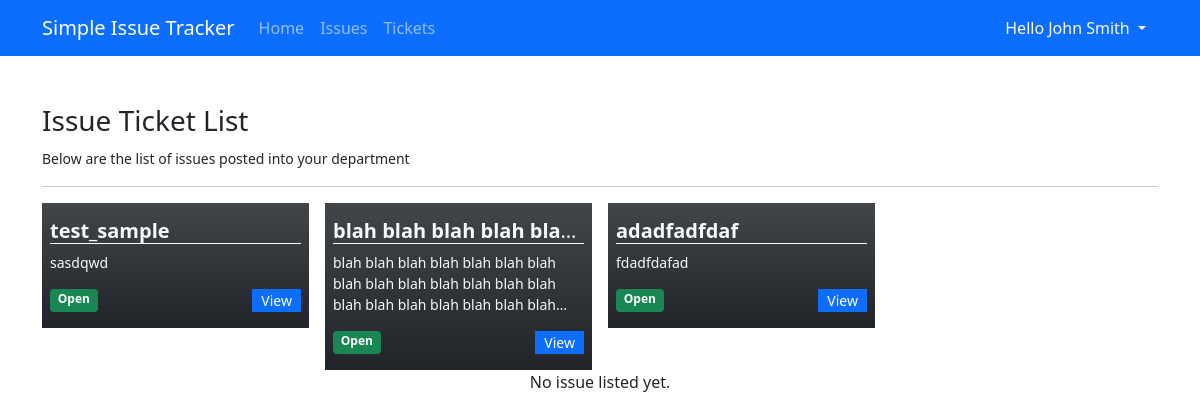
Page /?page=tickets (signed in) on the committed database.
### tables this page shows
CREATE TABLE issue_list (
            `issue_id` INTEGER PRIMARY KEY AUTOINCREMENT,
            `title` TEXT NOT NULL,
            `description` TEXT NOT NULL,
            `department_id` INTEGER NOT NULL,
            `user_id` INTEGER NOT NULL,
            `status` INTEGER NOT NULL DEFAULT 0,
            `date_created` TIMESTAMP DEFAULT CURRENT_TIMESTAMP,
            `date_updated` TIMESTAMP NULL
        );

### tickets.php (the view, shortened to what this page needs)
<h3>Issue Ticket List</h3>
<small>Below are the list of issues posted into your department</small>
<hr>
<div class="row gx-3 row-cols-4">
    <?php
        $sql = "SELECT i.*,u.fullname, d.name from issue_list i inner join department_list d on i.department_id = d.rowid inner join user_list u on i.user_id = u.user_id where i.department_id = '{$_SESSION['department_id']}' ORDER BY i.`status` asc, strftime('%s', i.date_created) desc";
        $qry = $conn->query($sql);
        while($row = $qry->fetchArray()):
    ?>
    <div class="col">
        <div class="w-100 bg-dark text-light bg-gradient opcaity-70 py-3 px-2">
            <h5 class="truncate-1 border-bottom border-light" title="<?php echo $row['title'] ?>"><b><?php echo $row['title'] ?></b></h5>
            <small class="truncate-3">
            <?php
                echo $row['description'];
            ?>
            </small>
            <div class="w-100 d-flex justify-content-between align-items-middle mt-3">
                <?php
                if($row['status'] == 0 ){
                    echo "<span class='w-auto badge bg-success'>Open</span>";
                }else{
                    echo "<span class='w-auto badge bg-danger'>Closed</span>";
                }
                ?>
                <a class="btn btn-sm btn-primary col-auto py-0 rounded-0" href="./?page=view_issue&id=<?php echo md5($row['issue_id']) ?>">View</a>
            </div>
        </div>
    </div>
    <?php endwhile; ?>
</div>
<?php if(!$qry->fetchArray()): ?>
<div class="w-100 text-center">No issue listed yet.</div>
<?php endif; ?>

### index.php (style rules this page uses)
.truncate-1 { overflow: hidden; text-overflow: ellipsis; display: -webkit-box; -webkit-line-clamp: 1; -webkit-box-orient: vertical; }
.truncate-3 { overflow: hidden; text-overflow: ellipsis; display: -webkit-box; -webkit-line-clamp: 3; -webkit-box-orient: vertical; }

### rows in the picture
issue_list: title "test_sample", description "sasdqwd", status "Open"
issue_list: title "blah blah blah blah…", description "blah blah blah blah blah blah blah blah blah blah blah blah blah blah blah blah blah blah blah blah…", status "Open"
issue_list: title "adadfadfdaf", description "fdadfdafad", status "Open"

### other values in the picture
$_SESSION['fullname'] "John Smith"
